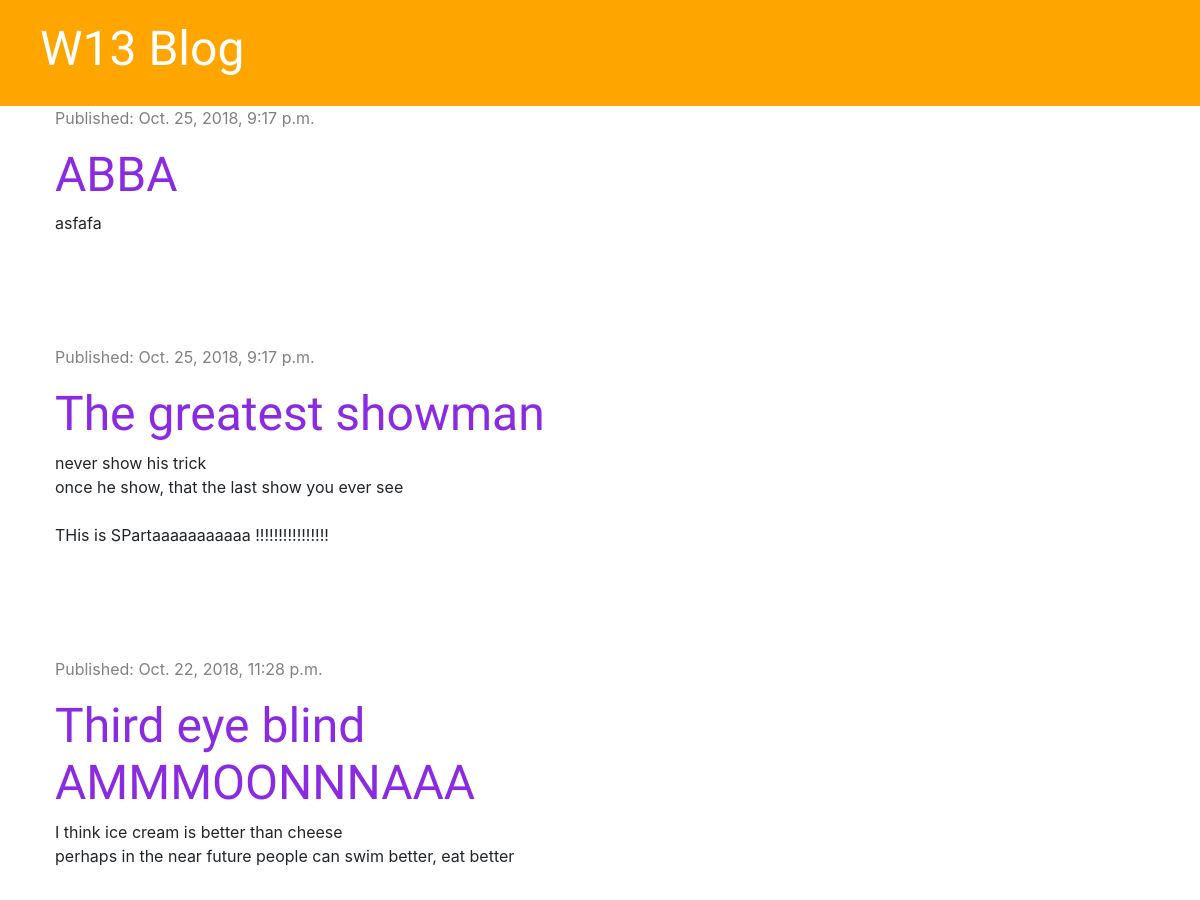
Before: / (upper part) with the older database file.
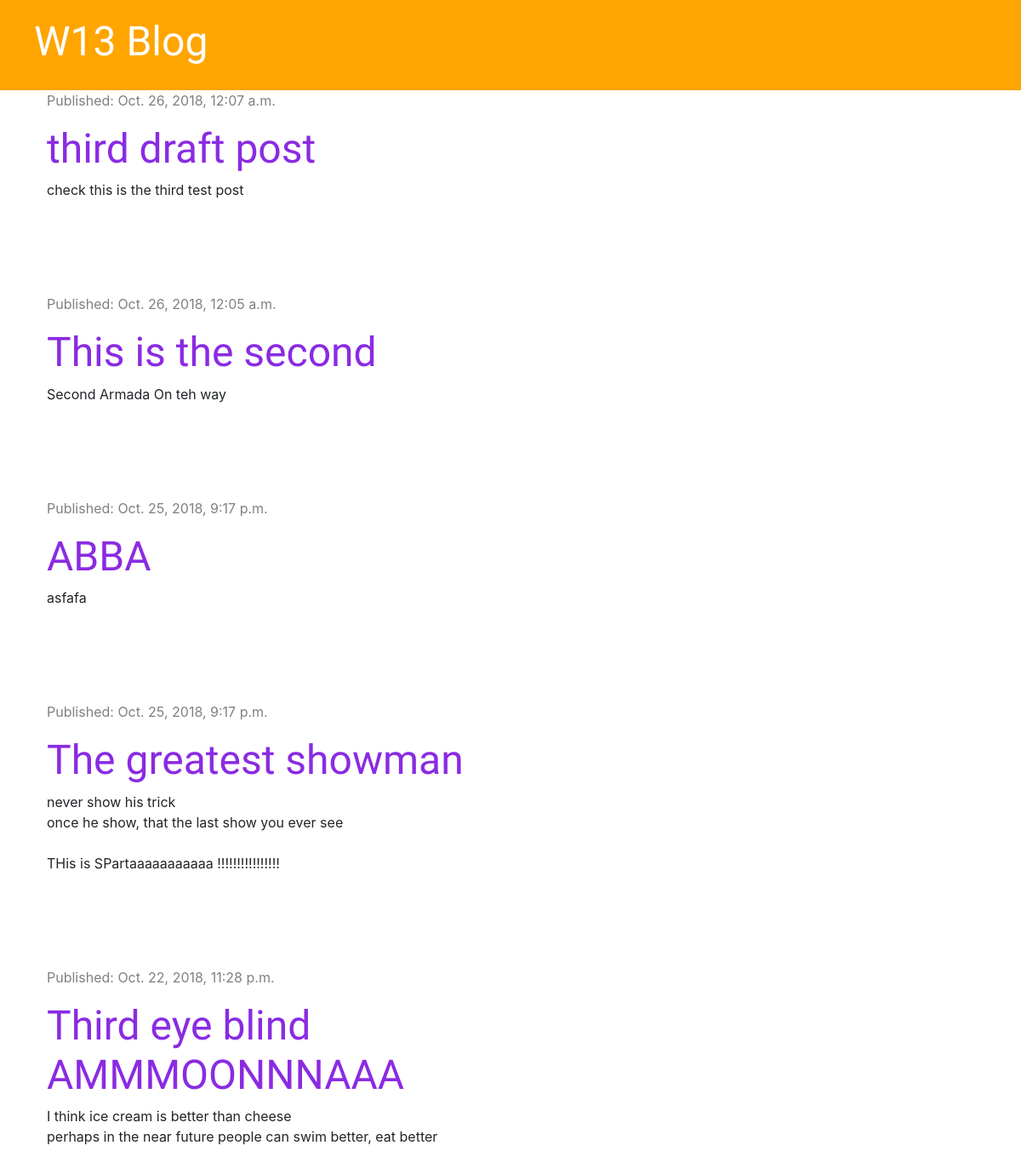
After: the same page with the newer database file.
### blog/models.py (models this page shows, shortened)
class Post(models.Model):
    author = models.ForeignKey('auth.User', on_delete=models.CASCADE)
    title = models.CharField(max_length = 200)
    text = models.TextField()
    created_date = models.DateTimeField(default = timezone.now)
    published_date = models.DateTimeField(blank = True, null = True)

### blog/views.py (the view)
# urls.py: path('',views.post_list,name='post_list'),
def post_list(request):
    posts = Post.objects.filter(published_date__lte = timezone.now()).order_by('-published_date')
    stuff_for_frontend = {'posts' : posts}
    return render(request, 'blog/post_list.html',stuff_for_frontend)

### blog/templates/blog/post_list.html
{% extends 'blog/base.html' %}
{% block content %}
    {% for post in posts %}
        <div class="post">
            <div class="date">
                <p>Published: {{ post.published_date }}</p>
            </div>
            <h1><a href="{% url 'post_detail' pk=post.pk %}">{{ post.title }}</a></h1>
            <p>{{ post.text|linebreaksbr }}</p>
            <br>
        </div>
    {% endfor %}
{% endblock %}

Changed rows visible on the page:
added Post: published_date "Oct. 26, 2018, 12:07 a.m.", title "third draft post", text "check this is the third test post"
added Post: published_date "Oct. 26, 2018, 12:05 a.m.", title "This is the second", text "Second Armada On teh way"
